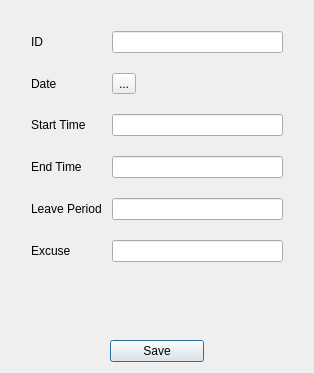
<?xml version="1.0" encoding="UTF-8"?>
<ui version="4.0">
 <class>Dialog</class>
 <widget class="QDialog" name="Dialog">
  <property name="geometry">
   <rect>
    <x>0</x>
    <y>0</y>
    <width>314</width>
    <height>373</height>
   </rect>
  </property>
  <property name="windowTitle">
   <string>Dialog</string>
  </property>
  <layout class="QGridLayout" name="gridLayout" columnstretch="1,1,1">
   <item row="0" column="0" colspan="3">
    <layout class="QFormLayout" name="formLayout">
     <property name="horizontalSpacing">
      <number>10</number>
     </property>
     <property name="verticalSpacing">
      <number>20</number>
     </property>
     <property name="leftMargin">
      <number>20</number>
     </property>
     <property name="topMargin">
      <number>20</number>
     </property>
     <property name="rightMargin">
      <number>20</number>
     </property>
     <property name="bottomMargin">
      <number>20</number>
     </property>
     <item row="0" column="0">
      <widget class="QLabel" name="idLabel">
       <property name="text">
        <string>ID</string>
       </property>
      </widget>
     </item>
     <item row="0" column="1">
      <widget class="QLineEdit" name="idLineEdit"/>
     </item>
     <item row="1" column="0">
      <widget class="QLabel" name="dateLabel">
       <property name="text">
        <string>Date</string>
       </property>
      </widget>
     </item>
     <item row="1" column="1">
      <widget class="QToolButton" name="datebutton">
       <property name="text">
        <string>...</string>
       </property>
      </widget>
     </item>
     <item row="2" column="0">
      <widget class="QLabel" name="starttimelabel">
       <property name="text">
        <string>Start Time</string>
       </property>
      </widget>
     </item>
     <item row="2" column="1">
      <widget class="QLineEdit" name="starttimeLineEdit"/>
     </item>
     <item row="3" column="0">
      <widget class="QLabel" name="endtimeLabel">
       <property name="text">
        <string>End Time</string>
       </property>
      </widget>
     </item>
     <item row="3" column="1">
      <widget class="QLineEdit" name="endtimeLineEdit"/>
     </item>
     <item row="4" column="0">
      <widget class="QLabel" name="leaveperiodlabel">
       <property name="text">
        <string>Leave Period</string>
       </property>
      </widget>
     </item>
     <item row="4" column="1">
      <widget class="QLineEdit" name="LeavePeriodLineEdit"/>
     </item>
     <item row="5" column="0">
      <widget class="QLabel" name="excuseLabel">
       <property name="text">
        <string>Excuse</string>
       </property>
      </widget>
     </item>
     <item row="5" column="1">
      <widget class="QLineEdit" name="excuseLineEdit"/>
     </item>
    </layout>
   </item>
   <item row="1" column="0">
    <spacer name="horizontalSpacer">
     <property name="orientation">
      <enum>Qt::Horizontal</enum>
     </property>
     <property name="sizeHint" stdset="0">
      <size>
       <width>92</width>
       <height>20</height>
      </size>
     </property>
    </spacer>
   </item>
   <item row="1" column="1">
    <widget class="QPushButton" name="pushButton">
     <property name="text">
      <string>Save</string>
     </property>
    </widget>
   </item>
   <item row="1" column="2">
    <spacer name="horizontalSpacer_2">
     <property name="orientation">
      <enum>Qt::Horizontal</enum>
     </property>
     <property name="sizeHint" stdset="0">
      <size>
       <width>92</width>
       <height>20</height>
      </size>
     </property>
    </spacer>
   </item>
  </layout>
 </widget>
 <resources/>
 <connections/>
</ui>
